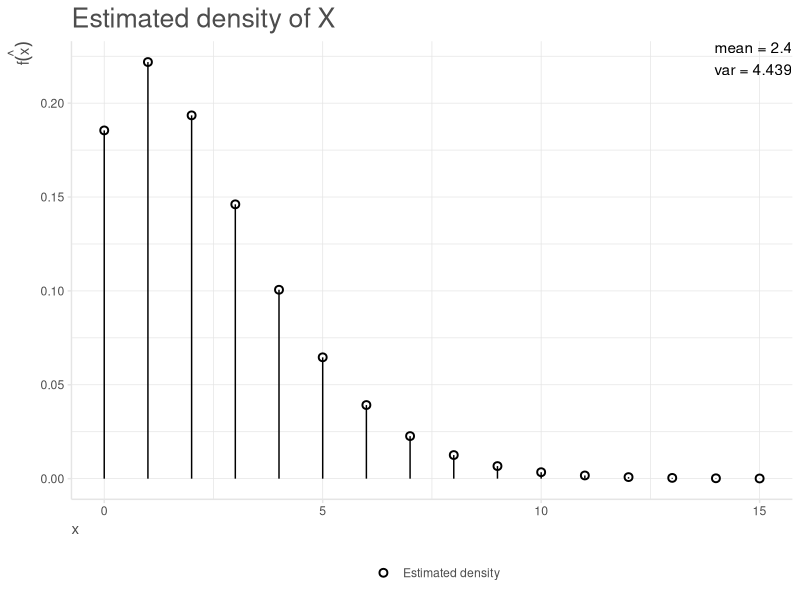

Write R code to recreate this figure.
## ---- chunk 1

library(tidyverse)
options(scipen = 999)

## ---- chunk 2

# create default storytelling with data theme
theme_swd = theme_minimal() + theme(
  # titles and captions
  plot.title = element_text(size = rel(1.75), color = "grey30"),
  plot.subtitle = element_text(size = rel(1.25), color = "grey30"),
  plot.caption = element_text(hjust = 0, color = "grey30"),
  # axes
  axis.title.x = element_text(hjust = 0, color = "grey30"),
  axis.title.y = element_text(hjust = 1, color = "grey30"),
  axis.line = element_line(color = "grey90"),
  axis.ticks = element_line(color = "grey90"),
  # plot background and gridlines
  panel.background = element_blank(),
  panel.grid.major = element_line(linewidth = rel(0.5), color = "grey90"),
  panel.grid.minor = element_line(linewidth = rel(0.5), color = "grey90"),
  # legend
  legend.title = element_text(color = "grey30"),
  legend.text = element_text(color = "grey30")
)

# set global plot theme
theme_set(theme_swd)
  
## ---- chunk 3
  
# function to generate random data from conditional distributions
generate_sample <- function(k = 10000, alpha = 5, beta = 8, lambda = 12, 
                            start_x = 5, start_p = 0.5, start_n = 15, seed = 0) {
  
  # create matrix
  data_sample <- matrix(data = NA, nrow = k, ncol = 4, dimnames = list(NULL, c("iteration", "X", "p", "n")))
  
  # conditionally set random seed
  if (seed > 0) set.seed(seed)
  
  # initialize counter and starting values
  i = 1
  data_sample[i, ] = c(i, start_x, start_p, start_n)
  
  # generate new data for x, p and n based on sequentially updated conditional distributions
  while (i < k) {
    
    # record iteration
    data_sample[i + 1, "iteration"] <- i + 1
    
    # sample from x | p , n
    data_sample[i + 1, "X"] <- rbinom(n = 1, size = data_sample[i, "n"], prob = data_sample[i, "p"])
    
    # sample from p | x , n
    data_sample[i + 1, "p"] <- rbeta(n = 1, shape1 = data_sample[i + 1, "X"] + alpha, shape2 = data_sample[i, "n"] + beta - data_sample[i + 1, "X"])
    
    # sample from n - x | x , p and then calculate final n = (n - x) + x
    data_sample[i + 1, "n"] <- rpois(n = 1, lambda = lambda * (1 - data_sample[i + 1, "p"])) + data_sample[i + 1, "X"]
    
    # increase counter
    i <- i + 1
  }
  
  return(data_sample)
}

# function to solve for density estimates
estimate_density <- function(input_values = 1, given_values1 = 1, given_values2 = 1, equation = 1) {
  
  # calculate density estimate
  density_estimate = equation(input_values, given_values1, given_values2) %>% colMeans
}

# function to calculate mean of discrete probability distribution
calc_mean <- function(x = 1, p_x = 1) {
  sum(x * p_x)
}

# function to calculate variance of discrete probability distribution
calc_var <- function(x = 1, p_x = 1) {
  # calculate mean
  mean <- sum(x * p_x)
  # calculate variance
  sum(((x - mean)^2) * p_x)
}

# function to perform calculations for x
# -> x is technically a pmf
density_x_given_p_and_n <- function(X = 1, P = 0.5, N = 1) {
  
  # specify density equation
  choose(N, X) * P^X * (1 - P)^(N - X)
}

## ---- chunk 4

# initialize items
k <- 10000
alpha <- 2
beta <- 8
lambda <- 12
start_x <- 5
start_p <- 0.5
start_n <- 15

# sample from conditional distributions
data_sample <- generate_sample(k = k, alpha = alpha, beta = beta, lambda = lambda, start_x = start_x, start_p = start_p, start_n = start_n, seed = 0)

# set number of burn-in iterations
burn_in <- 100

# remove burn-in iteration
data_sample2 <- data_sample %>% 
  data.frame %>% 
  filter(iteration > burn_in) 

## ---- chunk 5

# determine step size for x values
if (diff(range(data_sample2$X)) > 75) {
  step <- 5
} else {
  step <- 1
}

# create matrices of data to be used for x
values_x <- seq(0, max(data_sample2$X), by = step)
X <- matrix(data = , values_x, nrow = nrow(data_sample2), ncol = length(values_x), byrow = TRUE)
P <- matrix(data = data_sample2$p, nrow = nrow(data_sample2), ncol = ncol(X))
N <- matrix(data = data_sample2$n, nrow = nrow(data_sample2), ncol = ncol(X))

# calculate density estimates for f(x) and scale so that probabilities sum to one
# -> with a step of 1, it is always super close to 1
# --> but if use a different step size, need to scale probabilities
data_estimated_x <- estimate_density(input_values = X, given_values1 = P, given_values2 = N, equation = density_x_given_p_and_n) %>% 
  data.frame(x = values_x, f_x_hat = .) %>% 
  mutate(f_x_hat = f_x_hat/sum(f_x_hat))

## ---- chunk 6

# calculate mean
x_mean <- round(calc_mean(x = data_estimated_x$x, p_x = data_estimated_x$f_x_hat), 3)

# calculate variance
x_var <- round(calc_var(x = data_estimated_x$x, p_x = data_estimated_x$f_x_hat), 3)

# X plot
# -> density estimates with marginal density curve overlaid
ggplot() +
  geom_point(aes(x = x, y = f_x_hat, fill = "Estimated density"),
             color = "black", shape = 21, size = 2, stroke = 1,
             data = data_estimated_x) +
  geom_linerange(aes(x = x, ymax = f_x_hat),
                 ymin = 0,
                 data = data_estimated_x) +
  annotate("text", x = Inf, y = Inf, hjust = 1, vjust = 1,
           label = paste0("mean = ", x_mean, "\nvar = ", x_var)) +
  scale_fill_manual(values = "white") +
  labs(title = "Estimated density of X", x = "x", y = expression(hat(f(x))),
       fill = "") +
  theme(legend.position = "bottom")

